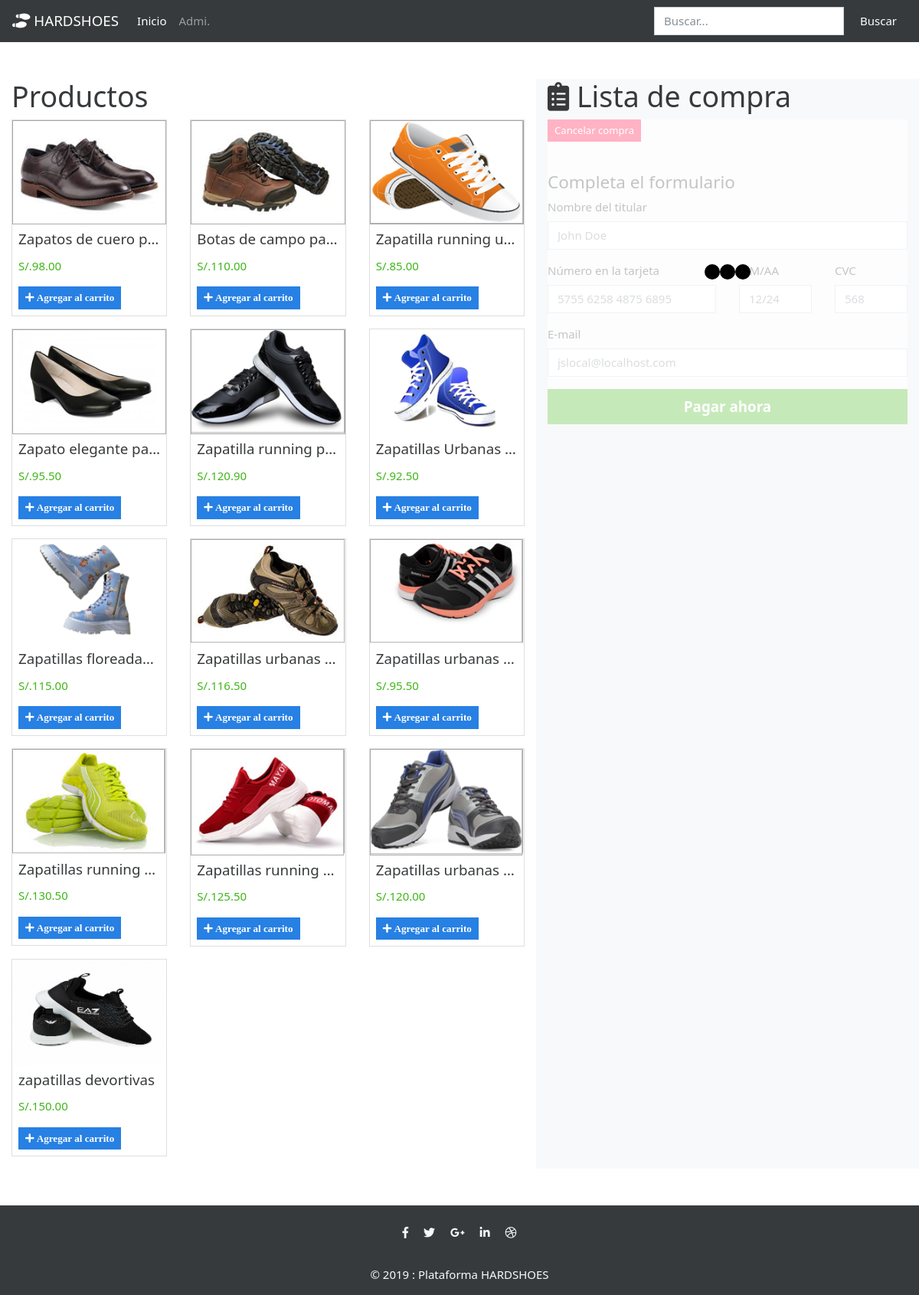
The page / on the database its author committed.
### tables this page shows
CREATE TABLE `productos` (
  `id` int(11) NOT NULL,
  `sku` varchar(5) NOT NULL,
  `nombre` varchar(50) NOT NULL,
  `imagen` varchar(100) DEFAULT NULL,
  `precio` float DEFAULT NULL,
  `stock` int(11) NOT NULL,
  `editado` datetime NOT NULL
);

### app/functions.php (called while the page is built, shortened)
<?php
function render_view($view , $data = []) {
  require_once VIEWS.$view.'.php';
}
function format_currency($number, $symbol = 'S/.') {
  return $symbol.number_format($number,2,'.',',');
}

### index.php (called while the page is built, shortened)
<?php
$data =
[
  'title' => 'HARDSHOES - Grupo 5',
];
render_view('hardshoes_view', $data);

### views/hardshoes_view.php (the view, shortened to what this page needs)
<?php require_once 'includes/inc_header.php' ?>
<?php require_once 'includes/inc_navbar.php' ?>
<?php require_once 'app/db_conexion.php'; ?>
<?php
  $query = "SELECT * FROM productos";
  $resultados = $conn->query($query);
?>
<div class="container-fluid py-5">
      <div class="row">
        <div class="col-xl-7">
          <h1><strong>Productos</strong></h1>
          <div class="row" id="lista-productos">
            <?php while($p = $resultados->fetch_assoc()){ $p['precio'] = (float) $p['precio'] ?>
            <div class="col-4 mb-3">
              <div class="card" id="product-card">
                <img src="<?php echo IMAGES.$p['imagen']?>" alt="<?php echo $p['nombre']; ?>" class="card-img-top">
                <div class="card-body p-2">
                  <h5 class="card-title text-truncate" id="title"><?php echo $p['nombre']?></h5>
                  <p class="text-success" id="price"><?php echo format_currency($p['precio']); ?></p>
                  <?php if((int)$p['stock'] <= 1) {?>
                    <button class="btn btn-sm btn-primary do_add_to_cart" data-toggle="tooltip" title= "Agregar al carrito" id="btn-comprar" data-cantidad="1" data-id="<?php echo $p['id'] ?>" disabled><i class="fas fa-plus"> Agregar al carrito</i></button>
                  <?php } else { ?>
                  <button class="btn btn-sm btn-primary do_add_to_cart" data-toggle="tooltip" title= "Agregar al carrito" id="btn-comprar" data-cantidad="1" data-id="<?php echo $p['id'] ?>"><i class="fas fa-plus"> Agregar al carrito</i></button>
                  <?php } ?>
                </div>
              </div>
            </div>
            <?php }  ?>
          </div>
        </div>
        <div class="col-xl-5 bg-light">
          <h1> <i class="fas fa-clipboard-list"></i> Lista de compra</h1>
              <div class="div" id="wraper">
                <button class="btn btn-sm btn-danger do_destroy_cart" id="btn-clear">Cancelar compra</button>
                <br><br>
                <form id="do_pay" method="POST" action="ajax.php">
                  <h4>Completa el formulario</h4>
                  <div class="form-group">
                    <label for="card_name">Nombre del titular</label>
                    <input type="text" id="card_name" class="form-control" name="card_name" placeholder="John Doe">
                  </div>
                  <div class="form-group row">
                    <div class="col-xl-6">
                      <label for="card_number">Número en la tarjeta</label>
                      <input type="text" id="card_number" class="form-control" name="card_number" placeholder="5755 6258 4875 6895">
                    </div>
                    <div class="col-xl-3">
                      <label for="card_date">MM/AA</label>
                      <input type="text" id="card_date" class="form-control" name="card_date" placeholder="12/24">
                    </div>
                    <div class="col-xl-3">
                      <label for="card_cvc">CVC</label>
                      <input type="text" id="card_cvc" class="form-control" name="card_cvc" placeholder="568">
                    </div>
                  </div>
                  <div class="form-group">
                    <label for="card_email">E-mail</label>
                    <input type="email" id="card_email" class="form-control" name="card_email" placeholder="jslocal@localhost.com">
                  </div>
                  <button type="submit" class="btn btn-success btn-lg btn-block btn-pay"><b>Pagar ahora</b></button>
                </form>
              </div>
        </div>
      </div>
</div>
<?php require_once 'includes/inc_footer.php' ?>

### includes/inc_header.php (shortened to what this page needs)
<!DOCTYPE html>
<html lang='es'>
<head>
    <link rel="stylesheet" href="https://use.fontawesome.com/releases/v5.6.3/css/all.css">
    <?php
        $archivo = basename($_SERVER['PHP_SELF']);
        $pagina = str_replace('.php',"",$archivo);
        if($pagina == "login"){
            echo '<link rel="stylesheet" href="../assets/css/bootstrap.min.css">';
            echo '<link rel="stylesheet" href="../assets/css/estilo.css">';
        }else{
            echo '<link rel="stylesheet" href="assets/css/bootstrap.min.css">';
            echo '<link rel="stylesheet" href="assets/plugins/waitMe/waitMe.min.css">';
        }
    ?>
</head>
<body>

### includes/inc_navbar.php (shortened to what this page needs)
<div class="w-100">
        <nav class="navbar navbar-expand-lg navbar-dark bg-dark">
            <a class="navbar-brand" href="<?php echo URL.'index.php'; ?>"><i class="fas fa-shoe-prints"></i> HARDSHOES </a>
            <div class="collapse navbar-collapse" id="navbarColor02">
                <ul class="navbar-nav mr-auto">
                  <li class="nav-item active">
                    <a class="nav-link" href="<?php echo URL.'index.php'; ?>"> Inicio <span class="sr-only">(current)</span></a>
                  </li>
                  <li class="nav-item">
                    <a class="nav-link" href="<?php echo URL.'admin/login.php'; ?>"> Admi.</a>
                  </li>
                </ul>
              <?php
                $archivo = basename($_SERVER['PHP_SELF']);
                $pagina = str_replace('.php',"",$archivo);
                if($pagina != "login"){?>
                <form class="form-inline my-2 my-lg-0">
                  <input class="form-control mr-sm-2" type="text" placeholder="Buscar...">
                  <button class="btn btn-secondary my-2 my-sm-0" type="submit">Buscar</button>
                </form>
               <?php }?>
            </div>
        </nav>
</div>

### includes/inc_footer.php (shortened to what this page needs)
<footer class="page-footer font-small bg-secondary pt-4">
  <div class="container">
    <ul class="list-unstyled list-inline text-center">
      <li class="list-inline-item">
        <a class="btn-floating btn-fb mx-1 text-light bg-dark">
          <i class="fab fa-facebook-f"> </i>
        </a>
      </li>
      <li class="list-inline-item">
        <a class="btn-floating btn-tw mx-1 text-light bg-dark">
          <i class="fab fa-twitter"> </i>
        </a>
      </li>
      <li class="list-inline-item">
        <a class="btn-floating btn-gplus mx-1 text-light bg-dark">
          <i class="fab fa-google-plus-g"> </i>
        </a>
      </li>
      <li class="list-inline-item">
        <a class="btn-floating btn-li mx-1 text-light bg-dark">
          <i class="fab fa-linkedin-in"> </i>
        </a>
      </li>
      <li class="list-inline-item">
        <a class="btn-floating btn-dribbble mx-1 text-light bg-dark">
          <i class="fab fa-dribbble"> </i>
        </a>
      </li>
    </ul>
  </div>
  <div class="footer-copyright text-center py-3 text-light ">© 2019 :
    <a class ="text-light ">  Plataforma HARDSHOES</a>
  </div>
</footer>
</body>
</html>

### rows shown on the page
productos: imagen (picture), nombre "Zapatos de cuero p…", precio "S/.98.00"
productos: imagen (picture), nombre "Botas de campo pa…", precio "S/.110.00"
productos: imagen (picture), nombre "Zapatilla running u…", precio "S/.85.00"
productos: imagen (picture), nombre "Zapato elegante p…", precio "S/.95.50"
productos: imagen (picture), nombre "Zapatilla running p…", precio "S/.120.90"
productos: imagen (picture), nombre "Zapatillas Urbanas…", precio "S/.92.50"
productos: imagen (picture), nombre "Zapatillas floreada…", precio "S/.115.00"
productos: imagen (picture), nombre "Zapatillas urbanas…", precio "S/.116.50"
productos: imagen (picture), nombre "Zapatillas urbanas…", precio "S/.95.50"
productos: imagen (picture), nombre "Zapatillas running…", precio "S/.130.50"
productos: imagen (picture), nombre "Zapatillas running…", precio "S/.125.50"
productos: imagen (picture), nombre "Zapatillas urbanas…", precio "S/.120.00"
productos: imagen (picture), nombre "zapatillas devortivas", precio "S/.150.00"
